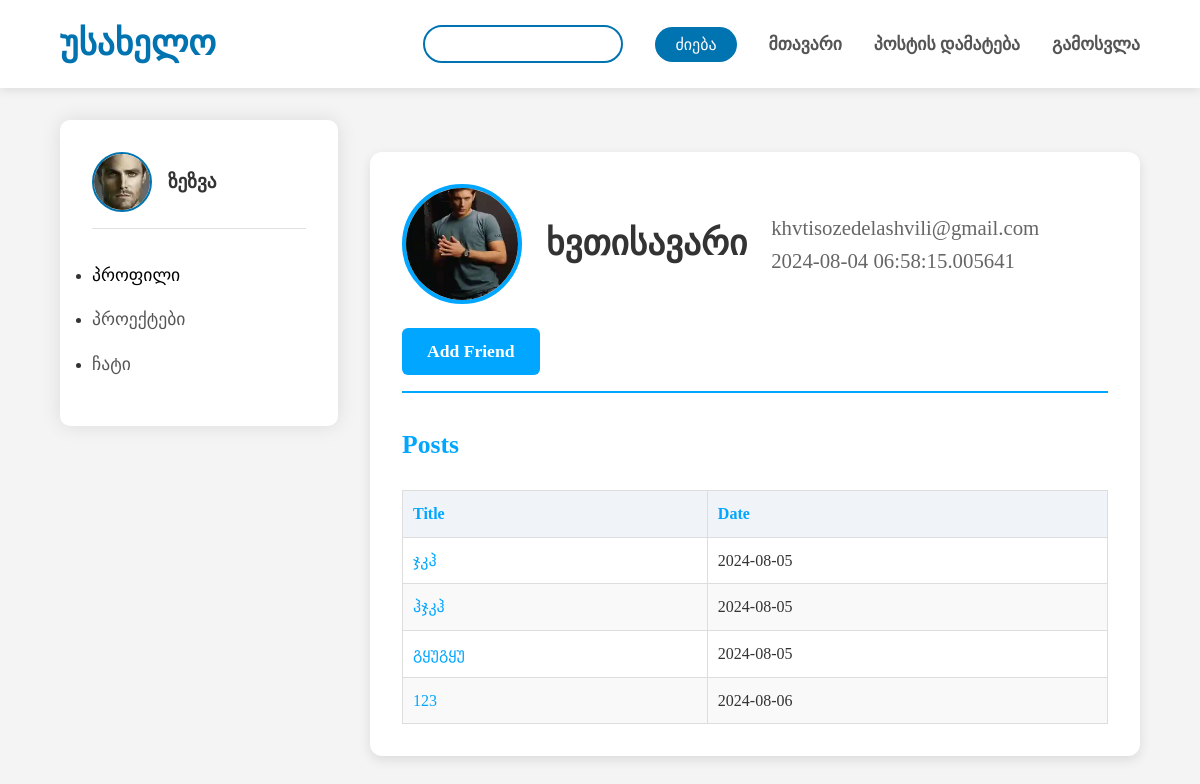
The app's page /profile/ხვთისავარი (signed in) with its own data.
### models.py (models this page shows, shortened)
class User(db.Model, UserMixin):
    id = db.Column(db.Integer, primary_key=True)
    username = db.Column(db.String(80), nullable=False)
    email = db.Column(db.String(120), unique=True, nullable=False)
    date_registered = db.Column(db.DateTime, nullable=False, default=datetime.utcnow)
    password = db.Column(db.String(120), nullable=False)
    friend_of = db.relationship('Friendship', backref='user')
    img = db.Column(db.String, nullable=False)

class Post(db.Model):
    id = db.Column(db.Integer, primary_key=True)
    username = db.Column(db.String(80), nullable=False)
    user_image = db.Column(db.String(80), nullable=False)
    date_posted = db.Column(db.DateTime, nullable=False, default=datetime.utcnow)
    title = db.Column(db.String(80), nullable=False)
    content = db.Column(db.String(), nullable=False)
    image_file = db.Column(db.String(120), nullable=True)
    keywords = db.Column(db.String(200), nullable=True)
    comments = db.relationship('Comment', backref='post', lazy=True, cascade="all, delete-orphan")

### routes.py (the view)
@app.route('/profile/<username>')
@login_required
def profile(username):
    comment_form = CommentForm()
    user = User.query.filter_by(username=username).first()  # Get the user by username
    if user is None:
        flash('User not found.', 'danger')
        return redirect(url_for('home'))
    posts = Post.query.filter_by(username=user.username).all()
    return render_template('profile.html', user=user, posts=posts, comment_form=comment_form)

### forms.py
class CommentForm(FlaskForm):
    post_id = IntegerField('Post ID', validators=[DataRequired()])
    comment = TextAreaField('კომენტარი', validators=[DataRequired()])
    image = FileField('Image')
    submit = SubmitField('კომენტარის დამატება')

### routes.py (called while the page is built)
@login_manager.user_loader
def load_user(user_id):
    return User.query.get(int(user_id))

### templates/profile.html
{% extends "base.html" %}
{% block styles %}
<link rel="stylesheet" href="/static/styles/profile.css">
{% endblock %}
{% block content %}
<div class="profile">
    <div class="profile-header">
        <img src="{{ url_for('static', filename='uploads/' ~ user.img) }}" alt="Profile Picture" class="profile-image">
        <h1 class="profile-username">{{ user.username }}</h1>
        <div style="display: grid;">
            <p class="profile-email">{{ user.email }}</p>
            <p class="profile-email">{{ user.date_registered }}</p>
        </div>
        {% if current_user.username != user.username %}
            <form action="{{ url_for('add_friend', username=user.username) }}" method="post">
                <button class="add-friend" type="submit">Add Friend</button>
            </form>
        {% endif %}
    </div>
    <div class="profile-info">
        <h2>Posts</h2>
        {% if posts %}
        <table>
            <thead>
            <tr>
                <th>Title</th>
                <th>Date</th>
            </tr>
            </thead>
            <tbody>
            {% for post in posts %}
            <tr>
                <td><a href="{{ url_for('post_detail', post_id=post.id) }}">{{ post.title }}</a></td>
                <td>{{ post.date_posted.strftime('%Y-%m-%d') }}</td>
            </tr>
            {% endfor %}
            </tbody>
        </table>
        {% else %}
        <p>No posts available.</p>
        {% endif %}
    </div>
</div>
{% endblock %}

### templates/base.html (shortened to what this page needs)
<!DOCTYPE html>
<html lang="ka">
<head>
    <link rel="stylesheet" href="/static/styles/base.css">
    {% block styles %}{% endblock %}
</head>
<body>
    <header>
        <nav>
            <h1>უსახელო</h1>
            <ul class="first-ul">
                {% if current_user.is_authenticated %}
                <input class="search-input" type="search">
                <input class="submit-input" type="submit" value="ძიება" style="font-family: TBC;">
                <li><a href="/">მთავარი</a></li>
                <li><a href="/add_post">პოსტის დამატება</a></li>
                <li><a href="/logout">გამოსვლა</a></li>
                {% else %}
                <li><a href="/login">შესვლა</a></li>
                <li><a href="/register">რეგისტრაცია</a></li>
                {% endif %}
            </ul>
        </nav>
    </header>
    <div class="container">
        {% if current_user.is_authenticated %}
        <aside>
            <div class="user-info">
                <img src="{{ url_for('static', filename='uploads/' ~ current_user.img) }}" alt="მომხმარებლის სურათი"
                    class="user-image">
                <p class="username">{{ current_user.username }}</p>
            </div>
            <ul class="side-links">
                <li><a href="{{ url_for('profile', username=current_user.username) }}"
                        style="text-decoration: none; color: rgb(0, 0, 0);">პროფილი</a></li>
                <li><a href="/profile">პროექტები</a></li>
                <li><a href="/chats">ჩატი</a></li>
            </ul>
        </aside>
        {% endif %}
        <main>
            {% block content %}{% endblock %}
        </main>
    </div>
</body>
</html>

### static/styles/base.css (style rules this page uses)
* { margin: 0; padding: 0; box-sizing: border-box; font-family: TBC; }
html, body { height: 100%; font-family: 'TBC', Arial, sans-serif; line-height: 1.6; color: #333; background-color: #f4f4f4; overflow-x: hidden; }
header { background-color: #ffffff; box-shadow: 0 2px 10px rgba(0, 0, 0, 0.1); position: sticky; top: 0; z-index: 1000; transition: box-shadow 0.4s ease, transform 0.4s ease; }
nav { display: flex; justify-content: space-between; align-items: center; padding: 1rem 5%; max-width: 1400px; margin: 0 auto; }
nav h1 { font-size: 2.2rem; color: #0073b1; font-weight: bold; transition: color 0.4s ease, transform 0.4s ease; }
nav ul { list-style: none; display: flex; gap: 2rem; align-items: center; }
nav ul li a { color: #555; text-decoration: none; font-weight: 600; transition: color 0.4s ease, transform 0.4s ease; font-size: 1.1rem; position: relative; }
nav ul li a::after { content: ''; position: absolute; width: 0; height: 2px; bottom: -5px; left: 0; background-color: #0073b1; transition: width 0.4s ease; }
.search-input { border: 2px solid #0073b1; border-radius: 20px; padding: 8px 15px; font-size: 1rem; width: 200px; transition: width 0.4s ease, box-shadow 0.4s ease; }
.submit-input { background-color: #0073b1; color: white; border: none; padding: 8px 20px; border-radius: 20px; cursor: pointer; font-size: 1rem; transition: background-color 0.4s ease, transform 0.4s ease, box-shadow 0.4s ease; }
.container { display: flex; min-height: calc(100vh - 70px); max-width: 1400px; margin: 0 auto; padding: 2rem 5%; animation: fadeInContainer 0.6s ease-out; }
aside { width: 278px; background-color: #ffffff; padding: 2rem; border-radius: 10px; box-shadow: 0 0 20px rgba(0, 0, 0, 0.1); margin-right: 2rem; height: fit-content; transition: transform 0.4s ease, box-shadow 0.4s ease; }
.user-info { display: flex; align-items: center; gap: 1rem; margin-bottom: 2rem; padding-bottom: 1rem; border-bottom: 1px solid #e0e0e0; }
.user-image { width: 60px; height: 60px; border-radius: 50%; object-fit: cover; border: 2px solid #0073b1; transition: transform 0.4s ease, box-shadow 0.4s ease; }
.username { font-size: 1.2rem; font-weight: 600; color: #333; transition: color 0.4s ease; }
.side-links li { margin-bottom: 1rem; }
.side-links a { text-decoration: none; color: #555; font-size: 1.1rem; display: flex; align-items: center; transition: color 0.4s ease, transform 0.4s ease; }
main { flex: 1; animation: slideInMain 0.6s ease-out; }

### static/styles/profile.css (style rules this page uses)
.profile { max-width: 1200px; margin: 2rem auto; padding: 2rem; background-color: #ffffff; border-radius: 12px; box-shadow: 0 4px 12px rgba(0, 0, 0, 0.1); animation: fadeIn 0.8s ease-out; }
.profile-header { display: flex; flex-wrap: wrap; align-items: center; gap: 1.5rem; border-bottom: 2px solid #00a6ff; padding-bottom: 1rem; margin-bottom: 2rem; }
.profile-image { width: 120px; height: 120px; border-radius: 50%; object-fit: cover; border: 4px solid #00a6ff; transition: transform 0.3s ease; }
.profile-username { font-size: 2.2rem; color: #333; font-weight: bold; margin: 0; }
.profile-email { font-size: 1.3rem; color: #666; margin: 0; }
.profile-info h2 { font-size: 1.6rem; color: #00a6ff; margin-bottom: 1.5rem; font-weight: bold; }
.profile-info table { width: 100%; border-collapse: collapse; margin-top: 1.5rem; }
.profile-info table th, .profile-info table td { border: 1px solid #ddd; padding: 10px; text-align: left; }
.profile-info table th { background-color: #f0f4f8; color: #00a6ff; }
.profile-info table tr:nth-child(even) { background-color: #f9f9f9; }
.profile-info table a { color: #00a6ff; text-decoration: none; transition: color 0.3s ease; }
.add-friend { padding: 12px 24px; border-radius: 6px; border: 1px solid transparent; background: #00a6ff; cursor: pointer; color: white; font-size: 1.1rem; font-weight: bold; transition: background-color 0.3s ease, transform 0.3s ease; }

### records on screen
User: img (picture), username "ზეზვა"
User: img (picture), username "ხვთისავარი", email "khvtisozedelashvili@gmail.com", date_registered "2024-08-04 06:58:15.005641"
Post: title "ჯკჰ", date_posted "2024-08-05"
Post: title "ჰჯკჰ", date_posted "2024-08-05"
Post: title "გყუგყუ", date_posted "2024-08-05"
Post: title "123", date_posted "2024-08-06"
